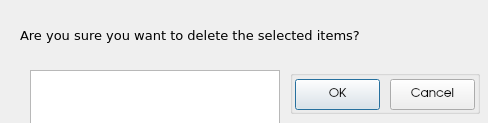
<?xml version="1.0" encoding="UTF-8"?>
<ui version="4.0">
 <class>eraseConfirmation_dialog</class>
 <widget class="QDialog" name="eraseConfirmation_dialog">
  <property name="geometry">
   <rect>
    <x>0</x>
    <y>0</y>
    <width>488</width>
    <height>123</height>
   </rect>
  </property>
  <property name="windowTitle">
   <string>Dialog</string>
  </property>
  <widget class="QLabel" name="label">
   <property name="geometry">
    <rect>
     <x>20</x>
     <y>10</y>
     <width>461</width>
     <height>51</height>
    </rect>
   </property>
   <property name="font">
    <font>
     <family>DejaVu Sans</family>
     <pointsize>10</pointsize>
    </font>
   </property>
   <property name="text">
    <string>Are you sure you want to delete the selected items?</string>
   </property>
   <property name="wordWrap">
    <bool>true</bool>
   </property>
  </widget>
  <widget class="QTableWidget" name="tableWidget">
   <property name="geometry">
    <rect>
     <x>30</x>
     <y>70</y>
     <width>250</width>
     <height>100</height>
    </rect>
   </property>
   <property name="font">
    <font>
     <family>MS Shell Dlg 2</family>
    </font>
   </property>
   <property name="cornerButtonEnabled">
    <bool>false</bool>
   </property>
   <attribute name="horizontalHeaderHighlightSections">
    <bool>false</bool>
   </attribute>
   <attribute name="verticalHeaderHighlightSections">
    <bool>false</bool>
   </attribute>
  </widget>
  <widget class="QGroupBox" name="groupBoxButtons">
   <property name="geometry">
    <rect>
     <x>290</x>
     <y>70</y>
     <width>190</width>
     <height>44</height>
    </rect>
   </property>
   <property name="styleSheet">
    <string notr="true">border-color: rgba(0, 0, 0, 0);</string>
   </property>
   <property name="title">
    <string/>
   </property>
   <widget class="CustomPushButton" name="pushButtonOk">
    <property name="geometry">
     <rect>
      <x>5</x>
      <y>9</y>
      <width>85</width>
      <height>31</height>
     </rect>
    </property>
    <property name="font">
     <font>
      <family>URW Gothic L</family>
     </font>
    </property>
    <property name="text">
     <string>OK</string>
    </property>
   </widget>
   <widget class="CustomPushButton" name="pushButtonCancel">
    <property name="geometry">
     <rect>
      <x>100</x>
      <y>9</y>
      <width>85</width>
      <height>31</height>
     </rect>
    </property>
    <property name="font">
     <font>
      <family>URW Gothic L</family>
     </font>
    </property>
    <property name="text">
     <string>Cancel</string>
    </property>
   </widget>
  </widget>
 </widget>
 <customwidgets>
  <customwidget>
   <class>CustomPushButton</class>
   <extends>QPushButton</extends>
   <header>custompushbutton.h</header>
  </customwidget>
 </customwidgets>
 <resources/>
 <connections/>
</ui>
